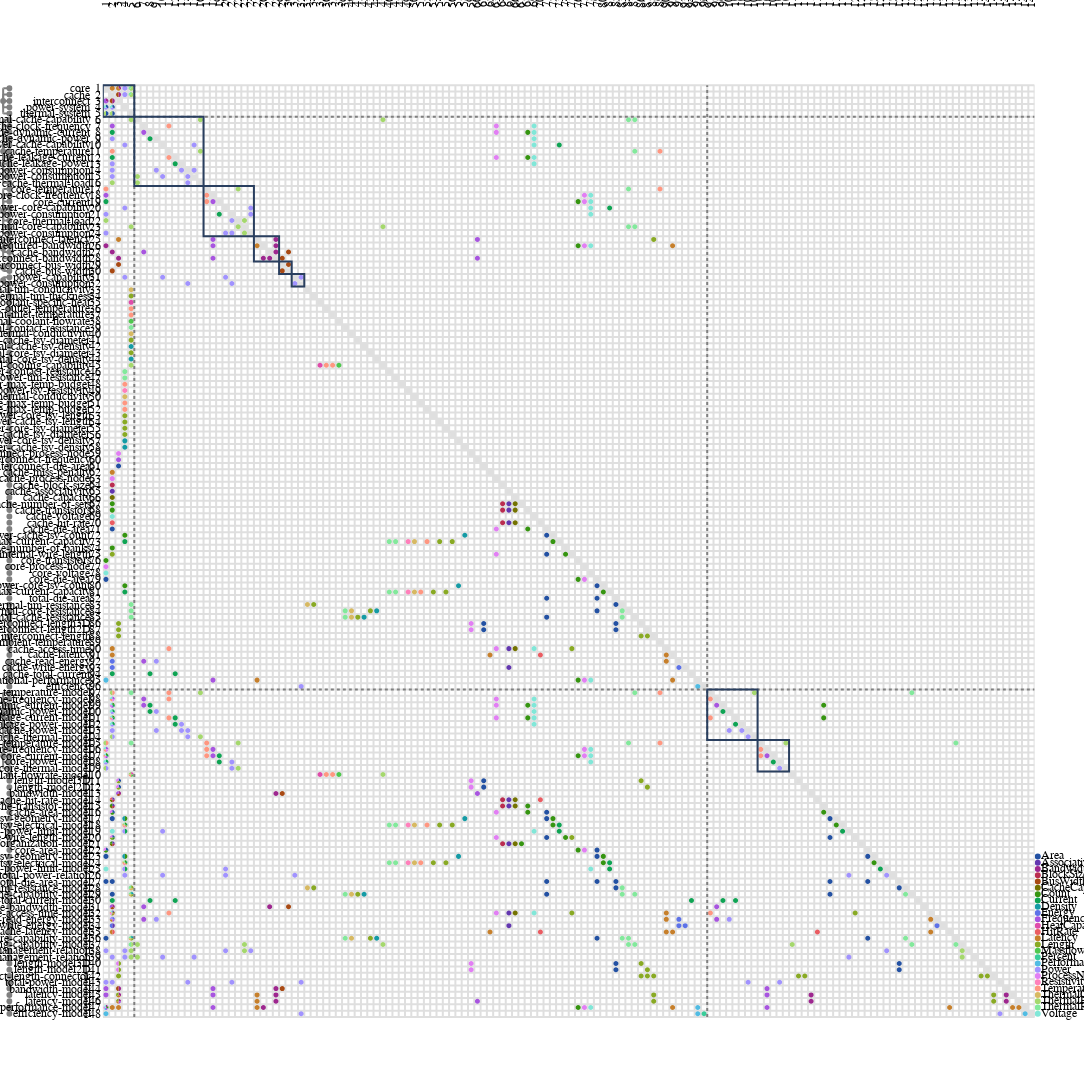

The notebook cell this image was saved under:
### Code cell
from ragraph.analysis import sequence
import ragraph.plot

# Sequence functions.
_, _, sequenced_functions = sequence.utils.branchsort(algo=sequence.scc_tearing, graph=graph, algo_args=dict(inf=1, dep=1, mu=3), inplace=True, nodes=relations+variables)

# Reload figure based on sequence.
figure = ragraph.plot.mdm(
    leafs = components + sequenced_functions,
    edges = edges,
    style= ragraph.plot.Style(
        piemap=dict(
            display="labels",
            mode="relative",
            fields=graph.edge_labels
        ),
    )
)

figure.write_image("figures/mdm_clustered_sequenced.svg")
figure.show()
